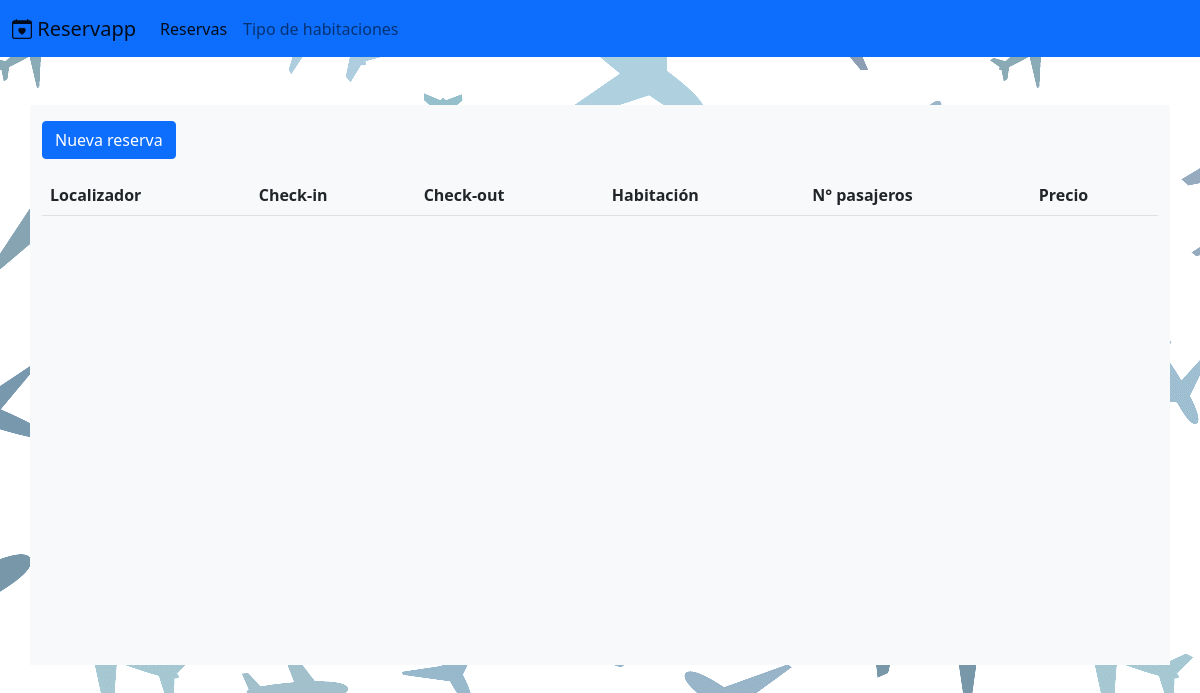
Before: / with the older database file.
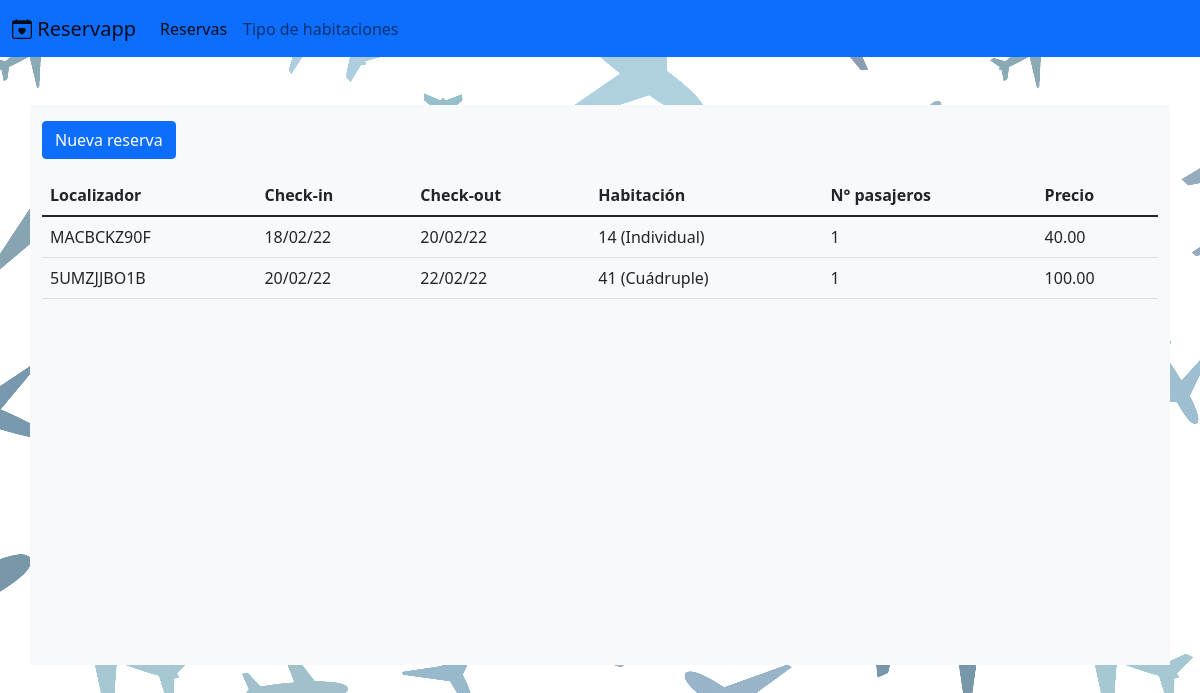
After: the same page with the newer database file.
### bookings/models.py (models this page shows, shortened)
class Booking(models.Model):
    start_date = models.DateField()
    end_date = models.DateField()
    code = models.CharField(
        max_length = 10,
        unique = True,
        primary_key = True)
    price = models.DecimalField(decimal_places = 2, max_digits = 20)
    guest_count = models.PositiveSmallIntegerField()
    contact_info = ContactDetailsModelField()
    room = models.ForeignKey(Room, on_delete = models.SET_NULL, null = True)

class Room(models.Model):
    room_type = models.ForeignKey(RoomType, on_delete = models.CASCADE)
    name = models.CharField(max_length = 255)
    def __str__(self) -> str:
        return " ".join((self.name, "("+str(self.room_type)+")"))

class RoomType(models.Model):
    capacity = models.PositiveSmallIntegerField()
    daily_rate = models.DecimalField(decimal_places = 2, max_digits = 20)
    name = models.CharField(max_length = 255)
    def __str__(self) -> str:
        return self.name

### bookings/views.py (the view)
# urls.py: path('', views.BookingListView.as_view(), name = "booking_list"),
class BookingListView(generic.ListView):
    model = Booking
    def get_queryset(self):
        return Booking.objects.all()
    def get_context_data(self, **kwargs):
        ctxt = super().get_context_data(**kwargs)
        ctxt['nav_item_selected'] = 'Booking'
        return ctxt

### bookings/templates/bookings/booking_list.html
{% extends "bookings/list.html" %}
{% block list_controls %}
    <div class="col-6 justify-content-start order-first">
        <a href="{% url 'room_type_list' %}">
            <button type="button" class="btn btn-primary">
                Nueva reserva
            </button>
        </a>
    </div>
{% endblock list_controls %}
{% block list_head_row %}
<tr class="justify-content-between">
    <th scope="col">Localizador</th>
    <th scope="col">Check-in</th>
    <th scope="col">Check-out</th>
    <th scope="col">Habitación</th>
    <th scope="col">N° pasajeros</th>
    <th scope="col">Precio</th>
</tr>
{% endblock list_head_row %}
{% block list_body %}
{% for booking in booking_list %}
<tr>
    <td>{{booking.code}}</td>
    <td>{{booking.start_date | date:'d/m/y' }}</td>
    <td>{{booking.end_date | date:'d/m/y' }}</td>
    <td>{{booking.room}}</td>
    <td>{{booking.guest_count}}</td>
    <td>{{booking.price}}</td>
</tr>
{% endfor %}
{% endblock list_body %}

Changed rows visible on the page:
added Booking: code "MACBCKZ90F", start_date "18/02/22", end_date "20/02/22", room "14 (Individual)", guest_count "1", price "40.00"
added Booking: code "5UMZJJBO1B", start_date "20/02/22", end_date "22/02/22", room "41 (Cuádruple)", guest_count "1", price "100.00"
